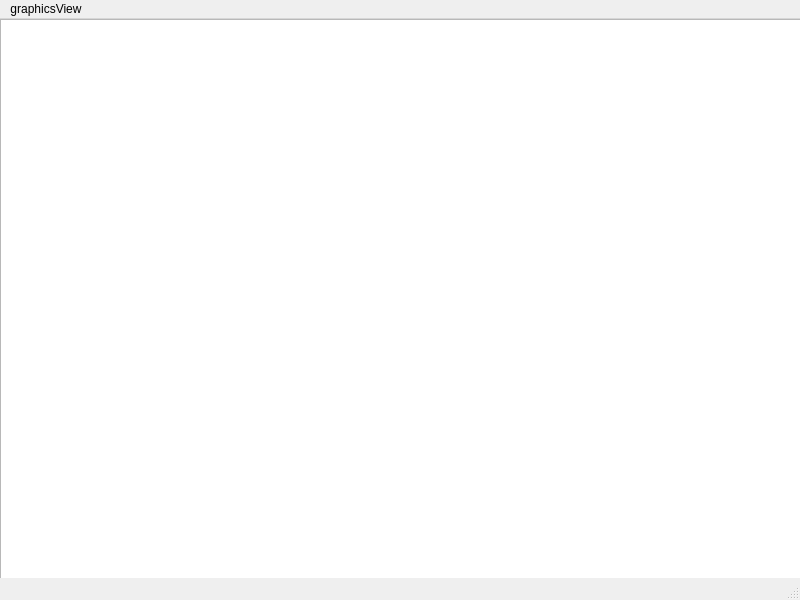
<?xml version="1.0" encoding="UTF-8"?>
<ui version="4.0">
 <class>MainWindow</class>
 <widget class="QMainWindow" name="MainWindow">
  <property name="geometry">
   <rect>
    <x>0</x>
    <y>0</y>
    <width>800</width>
    <height>600</height>
   </rect>
  </property>
  <property name="windowTitle">
   <string>MainWindow</string>
  </property>
  <widget class="QWidget" name="centralwidget">
   <widget class="QGraphicsView" name="graphicsView">
    <property name="geometry">
     <rect>
      <x>0</x>
      <y>0</y>
      <width>801</width>
      <height>571</height>
     </rect>
    </property>
   </widget>
  </widget>
  <widget class="QMenuBar" name="menubar">
   <property name="geometry">
    <rect>
     <x>0</x>
     <y>0</y>
     <width>800</width>
     <height>23</height>
    </rect>
   </property>
   <widget class="QMenu" name="menugraphicsView">
    <property name="title">
     <string>graphicsView</string>
    </property>
   </widget>
   <addaction name="menugraphicsView"/>
  </widget>
  <widget class="QStatusBar" name="statusbar"/>
 </widget>
 <resources/>
 <connections/>
</ui>
